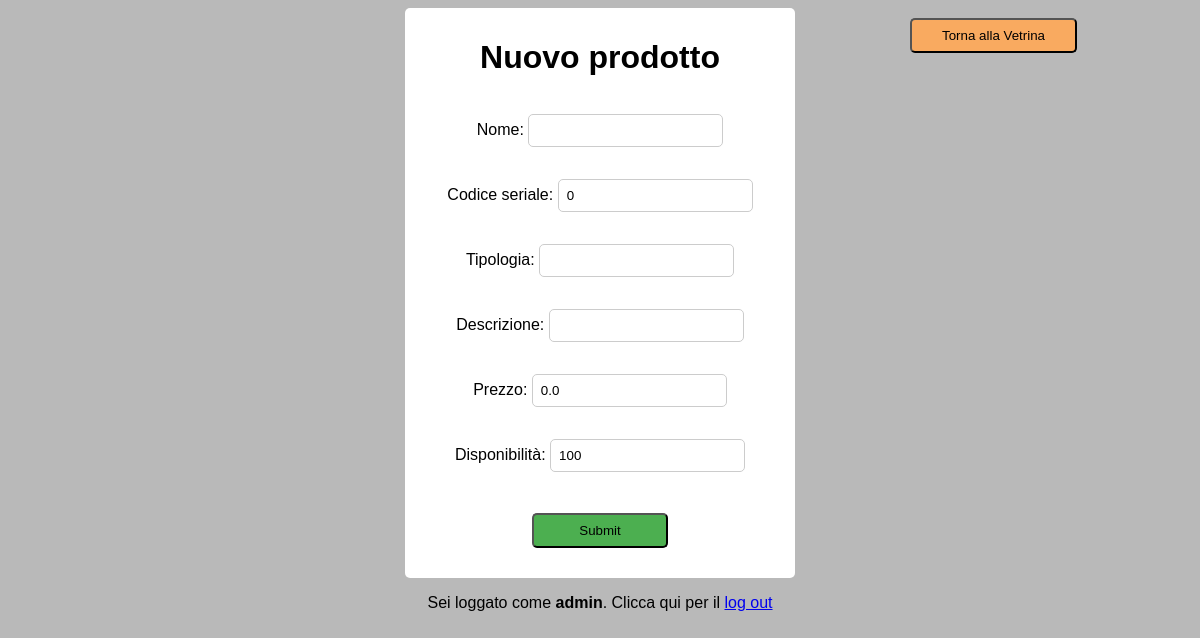
Screenshot of /nuovo_prodotto/ (signed in) with the database file from the repository.
### utente/models.py (models this page shows, shortened)
class Prodotto(models.Model):
    pezzi_venduti = models.PositiveIntegerField(default=0)
    disponibilita = models.PositiveIntegerField(default=100)
    nome = models.CharField(max_length=30, unique=True)
    codice_seriale = models.IntegerField(unique=True, default=0, primary_key=True)
    tipologia = models.CharField(max_length=30)
    descrizione = models.TextField(default="")
    prezzo = models.FloatField(default=0.0, validators=[MinValueValidator(0)])
    vetrina = models.ForeignKey(Vetrina, on_delete=models.PROTECT, null=True, default="Vetrina")
    resoconto_vendite = models.ForeignKey(ResocontoVendite, on_delete=models.PROTECT, null=True, default="Resoconto")
    class Meta:
        verbose_name_plural = "Prodotti"

class Utente(AbstractUser):
    email = models.EmailField(max_length=30, unique=True)
    class Meta:
        verbose_name_plural = "Utenti"

### vetrine/views.py (the view)
# urls.py: path('nuovo_prodotto/', vetrine.views.nuovo_prodotto_view, name='nuovo_prodotto'),
@login_required
@user_passes_test(lambda u: u.is_superuser)
def nuovo_prodotto_view(request):
    if request.method == 'POST':
        form_nuovo_prodotto = NuovoProdottoForm(request.POST)
        if form_nuovo_prodotto.is_valid():
            form_nuovo_prodotto.save()
            return redirect('vetrina_amministratore')
    else:
        form_nuovo_prodotto = NuovoProdottoForm()
    return render(request, 'prodotti/aggiungiProdotto.html', {'form_nuovo_prodotto': form_nuovo_prodotto})

### vetrine/forms/forms_prodotti.py
class NuovoProdottoForm(forms.ModelForm):
    class Meta:
        model = Prodotto
        fields = ["nome", "codice_seriale", "tipologia", "descrizione", "prezzo", "disponibilita"]
        labels = {
            "disponibilita": _("Disponibilità"),
        }
        widgets = {
            'descrizione': forms.TextInput(attrs={'class': 'form-control'}),
        }

### templates/prodotti/aggiungiProdotto.html (shortened to what this page needs)
{% extends 'base.html' %}
{% load static %}
{% block head %}
    <head>
        <link rel="stylesheet" href="{% static 'css/newProdotto.css' %}">
    </head>
{% endblock head %}
    {% block content %}
        <div>
            <button class="fakeButton fake1" onclick="window.location.href='{% url 'vetrina_amministratore' %}'">Torna alla Vetrina</button>
        </div>
        <div class="centerPage">
            <div class="containerNewP">
                <h1>Nuovo prodotto</h1>
                <form class="form-newP filtri" method="post">
                    {{ form_nuovo_prodotto.as_p }}
                    <button id="add_new_product" type="submit">Submit</button>
                </form>
            </div>
        </div>
    {% endblock content %}

### templates/base.html (shortened to what this page needs)
{% load static %}
<!DOCTYPE html>
<html lang="it">
    {% block head %}{% endblock head %}
    <body>
          {% block content %}{% endblock content %}
          {% if user.is_authenticated %}
                <p>Sei loggato come <b id="logged_user">{{ request.user }}</b>. Clicca qui per il <a id="logout_button" href="{% url 'logout' %}">log out</a></p>
          {% endif %}
    </body>
</html>

### utente/static/css/newProdotto.css (style rules this page uses)
body { background-color: #b9b9b9; font-family: Arial, sans-serif; text-align: center; }
.centerPage { display: flex; align-items: center; border-radius: 5px; flex-direction: column; justify-content: center; }
div.containerNewP { width: 370px; background-color: white; margin: auto; padding: 10px 10px 30px 10px; border-radius: 5px; flex-direction: column; }
.form-newP { display: flex; justify-content: center; flex-direction: column; align-items: center; }
.form-newP input[type="text"], .form-newP input[type="password"], .form-newP input[type="number"] { border-radius: 5px; border: 1px solid #ccc; padding: 8px; }
.form-newP button { background-color: #4CAF50; color: black; border-radius: 5px; padding: 8px 45px; margin-top: 25px; }
.fakeButton { background-color: #F9AA60; color: black; margin-top: 10px; padding: 8px 30px; }
.fake1 { position: fixed; margin-left: 310px; border-radius: 5px; }

### rows the page displays
Prodotto: codice_seriale "0", prezzo "0.0", disponibilita "100"
Utente: user "admin"
